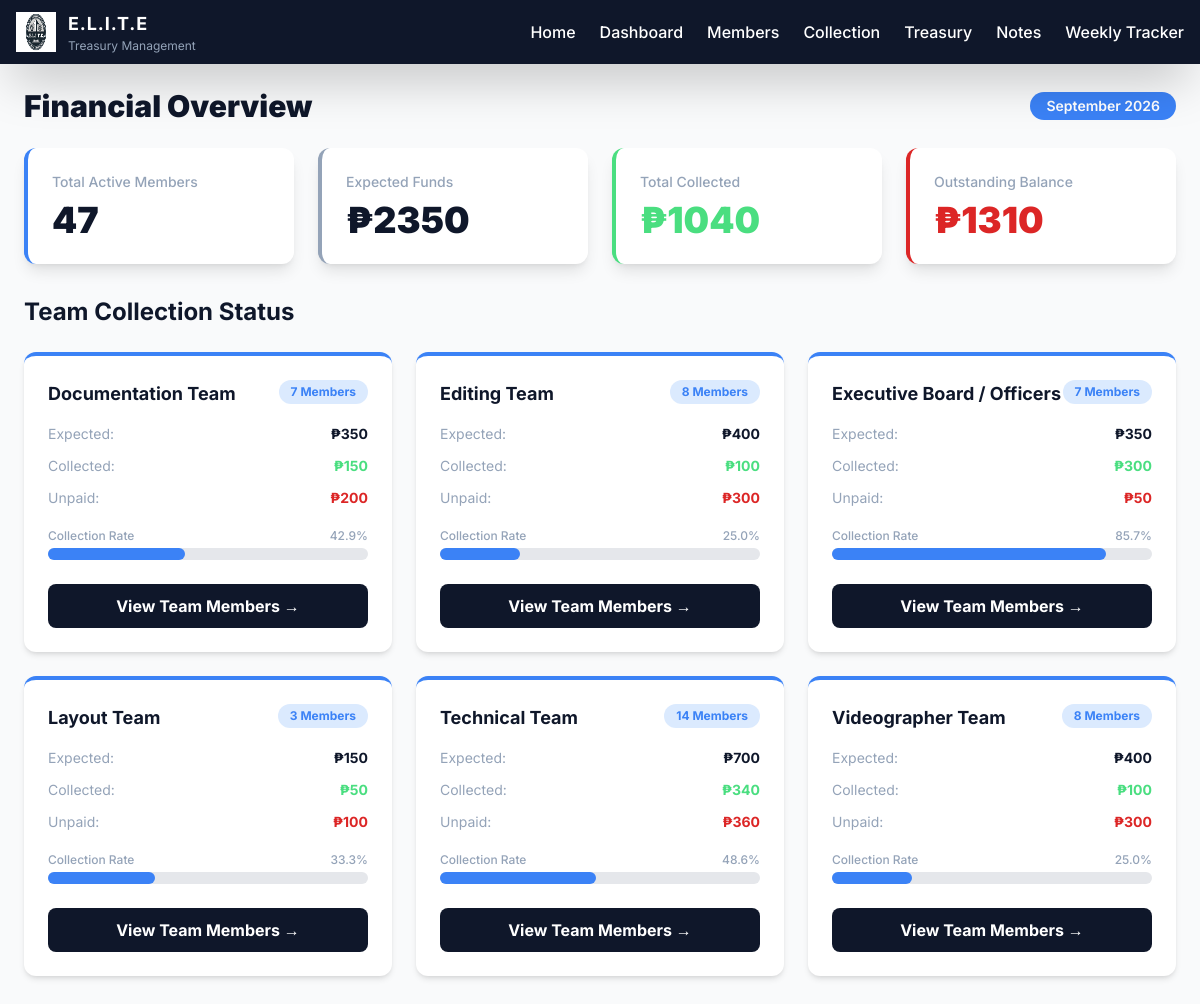
/dashboard/, run on the app's committed database.
### core/models.py (models this page shows, shortened)
class Team(models.Model):
    name = models.CharField(max_length=100, unique=True)

### core/views.py (the view)
# urls.py: path('dashboard/', views.dashboard, name='dashboard'),
def dashboard(request):
    all_teams = Team.objects.all().order_by('name')
    team_stats = []
    total_members = 0
    total_expected = 0
    total_collected = 0
    for team in all_teams:
        members = Member.objects.filter(team=team, status='Active')
        member_count = members.count()
        total_members += member_count
        collected = Contribution.objects.filter(member__team=team).aggregate(Sum('amount'))['amount__sum'] or 0
        expected = member_count * 50
        total_expected += expected
        total_collected += collected
        unpaid = expected - collected
        team_stats.append({
            'team': team,
            'member_count': member_count,
            'expected': expected,
            'collected': collected,
            'unpaid': unpaid,
            'collection_rate': round((collected / expected * 100), 1) if expected > 0 else 0
        })
    total_expenses = Expense.objects.aggregate(Sum('amount'))['amount__sum'] or 0
    current_balance = total_collected - total_expenses
    context = {
        'team_stats': team_stats,
        'total_members': total_members,
        'total_expected': total_expected,
        'total_collected': total_collected,
        'total_unpaid': total_expected - total_collected,
        'total_expenses': total_expenses,
        'current_balance': current_balance,
    }
    return render(request, 'core/dashboard.html', context)

### core/templates/core/dashboard.html (shortened to what this page needs)
{% extends "core/base.html" %}
{% load static %}
{% block content %}
<div class="max-w-7xl mx-auto p-6">
    <div class="flex justify-between items-center mb-6">
        <h2 class="text-3xl font-black text-elite-dark">Financial Overview</h2>
        <span class="bg-elite-blue text-white px-4 py-1 rounded-full text-sm font-semibold">September 2026</span>
    </div>
    <div class="grid grid-cols-1 md:grid-cols-2 lg:grid-cols-4 gap-6 mb-8">
        <div class="bg-white p-6 rounded-xl shadow-lg border-l-4 border-elite-blue card-hover">
            <p class="text-elite-silver text-sm font-medium">Total Active Members</p>
            <p class="text-4xl font-black text-elite-dark mt-2">{{ total_members }}</p>
        </div>
        <div class="bg-white p-6 rounded-xl shadow-lg border-l-4 border-elite-silver card-hover">
            <p class="text-elite-silver text-sm font-medium">Expected Funds</p>
            <p class="text-4xl font-black text-elite-dark mt-2">₱{{ total_expected }}</p>
        </div>
        <div class="bg-white p-6 rounded-xl shadow-lg border-l-4 border-elite-green card-hover">
            <p class="text-elite-silver text-sm font-medium">Total Collected</p>
            <p class="text-4xl font-black text-elite-green mt-2">₱{{ total_collected }}</p>
        </div>
        <div class="bg-white p-6 rounded-xl shadow-lg border-l-4 border-elite-red card-hover">
            <p class="text-elite-silver text-sm font-medium">Outstanding Balance</p>
            <p class="text-4xl font-black text-elite-red mt-2">₱{{ total_unpaid }}</p>
        </div>
    </div>
    <h2 class="text-2xl font-bold text-elite-dark mb-6">Team Collection Status</h2>
    <div class="grid grid-cols-1 md:grid-cols-2 lg:grid-cols-3 xl:grid-cols-4 gap-6">
        {% for stat in team_stats %}
        <div class="bg-white rounded-xl shadow-md hover:shadow-xl transition-all duration-300 p-6 border-t-4 border-elite-blue card-hover">
            <div class="flex justify-between items-start mb-4">
                <h3 class="text-lg font-bold text-elite-dark">{{ stat.team.name }}</h3>
                <span class="bg-blue-100 text-elite-blue text-xs font-bold px-3 py-1 rounded-full">
                    {{ stat.member_count }} Members
                </span>
            </div>
            <div class="space-y-3 text-sm">
                <div class="flex justify-between items-center">
                    <span class="text-elite-silver">Expected:</span>
                    <span class="font-bold text-elite-dark">₱{{ stat.expected }}</span>
                </div>
                <div class="flex justify-between items-center">
                    <span class="text-elite-silver">Collected:</span>
                    <span class="font-bold text-elite-green">₱{{ stat.collected }}</span>
                </div>
                <div class="flex justify-between items-center">
                    <span class="text-elite-silver">Unpaid:</span>
                    <span class="font-bold text-elite-red">₱{{ stat.unpaid }}</span>
                </div>
            </div>
            <div class="mt-5">
                <div class="flex justify-between text-xs text-elite-silver mb-1 font-medium">
                    <span>Collection Rate</span>
                    <span>{{ stat.collection_rate }}%</span>
                </div>
                <div class="w-full bg-gray-200 rounded-full h-3">
                    <div class="bg-elite-blue h-3 rounded-full transition-all duration-500" style="width: {{ stat.collection_rate }}%"></div>
                </div>
            </div>
            <a href="{% url 'member_list' %}?team={{ stat.team.id }}" class="mt-6 block text-center bg-elite-dark hover:bg-elite-slate text-white font-bold py-2.5 px-4 rounded-lg transition">
                View Team Members →
            </a>
        </div>
        {% endfor %}
    </div>
</div>
{% endblock %}

### core/templates/core/base.html (style rules this page uses)
body { font-family: 'Inter', sans-serif; }
.card-hover { transition: all 0.3s ease; }

### data on the page
Team: team.name "Documentation Team", member_count "7", expected "350", collected "150", unpaid "200", collection_rate "42.9"
Team: team.name "Editing Team", member_count "8", expected "400", collected "100", unpaid "300", collection_rate "25.0"
Team: team.name "Executive Board / Officers", member_count "7", expected "350", collected "300", unpaid "50", collection_rate "85.7"
Team: team.name "Layout Team", member_count "3", expected "150", collected "50", unpaid "100", collection_rate "33.3"
Team: team.name "Technical Team", member_count "14", expected "700", collected "340", unpaid "360", collection_rate "48.6"
Team: team.name "Videographer Team", member_count "8", expected "400", collected "100", unpaid "300", collection_rate "25.0"

### other printed values
{{ total_members }} "47"
{{ total_expected }} "2350"
{{ total_collected }} "1040"
{{ total_unpaid }} "1310"
